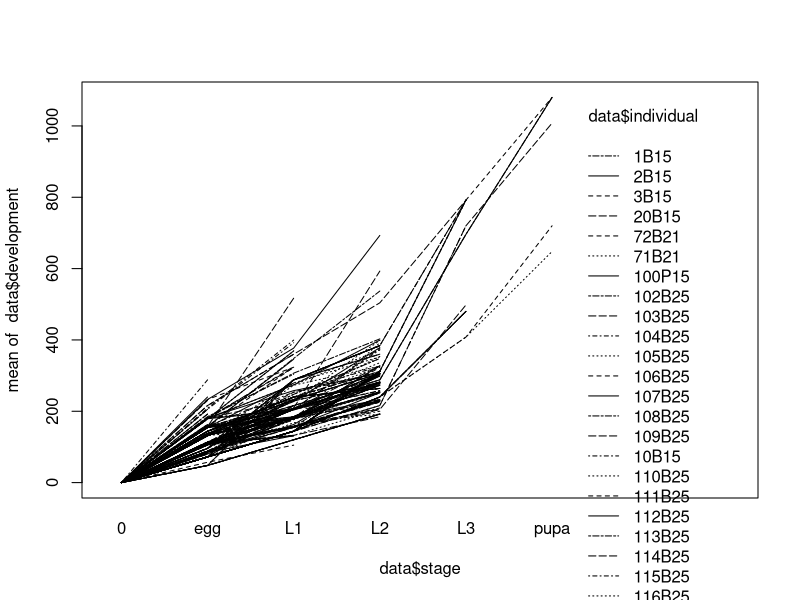
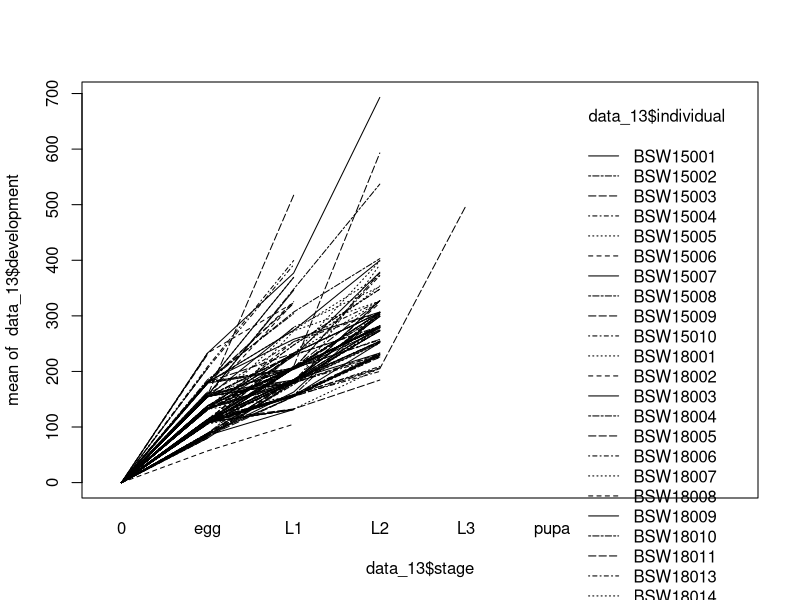
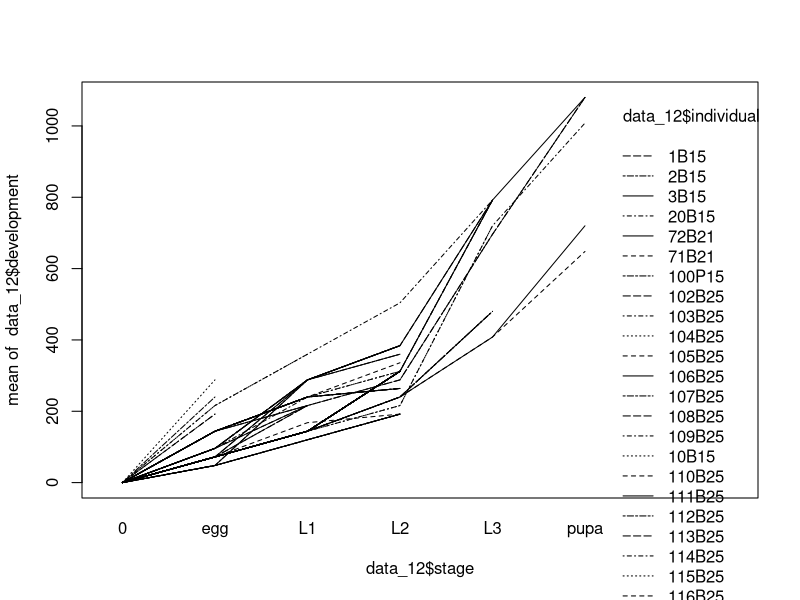
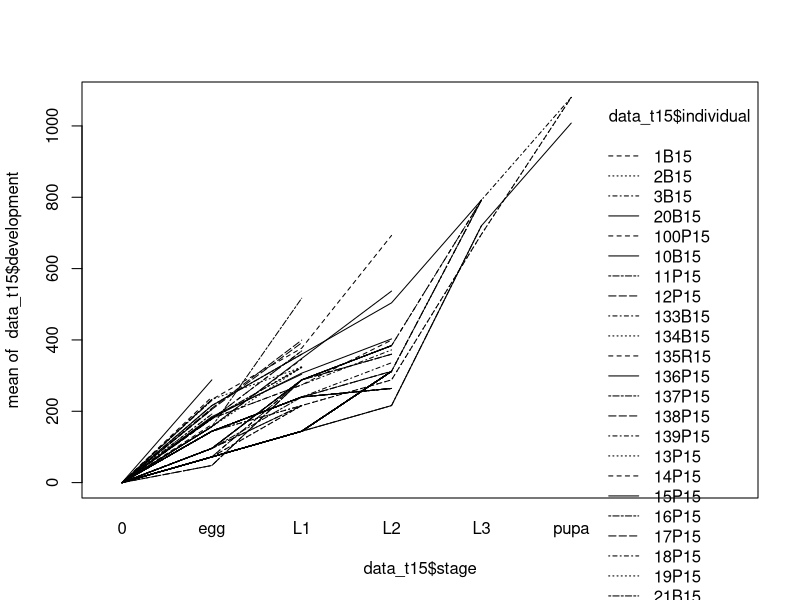
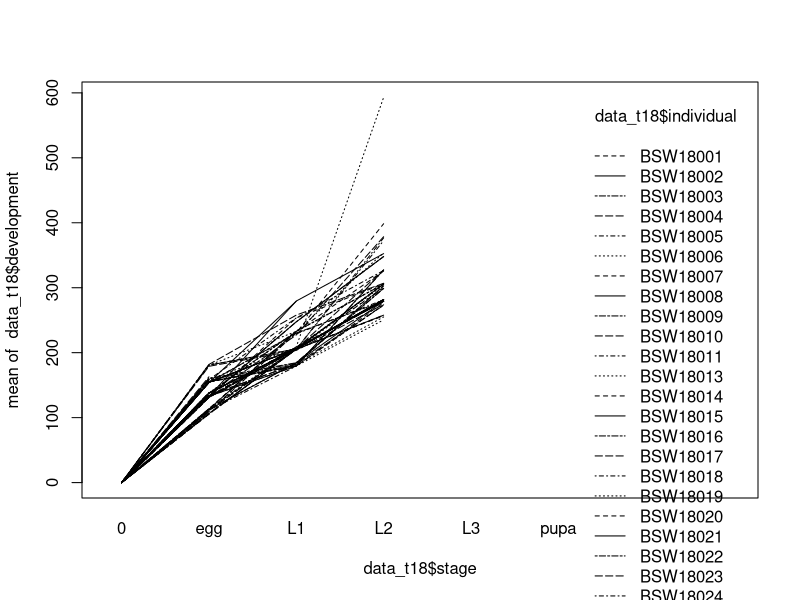
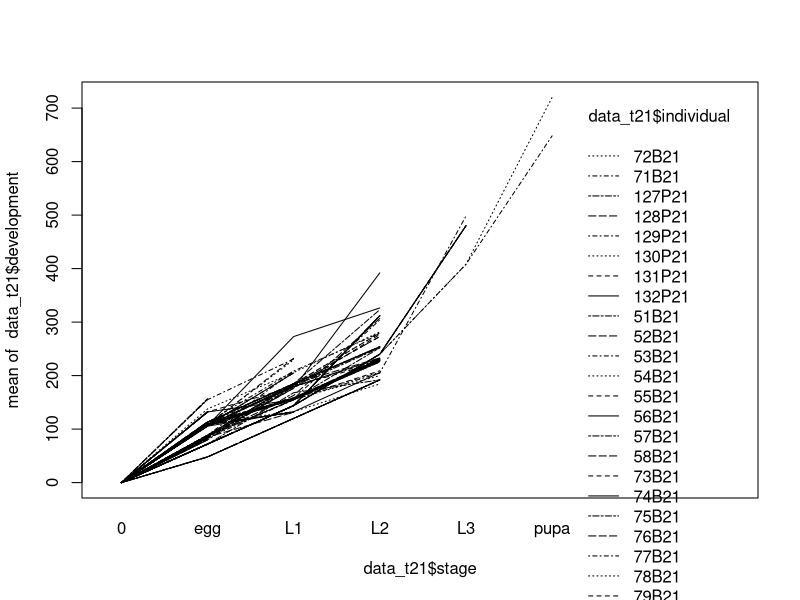

Recreate these plots in R, in order. (Note: this script raises an error after producing the figures.)
rm(list = ls())
data = read.csv("Data/cholevinae_full_interaction.csv", header=TRUE, sep = ";")
head(data)
summary(data)
class(data$DT_egg)
class (data$temp)


data_12 = data [data$year=="2012",] # data for 2012
data_13 = data [data$year=="2013",] # data for 2013
data_t15 = data [data$temp=="15",] # data for 15°C
data_t18 = data [data$temp=="18",] # data for 18°C
data_t21 = data [data$temp=="21",] # data for 21°C
data_t25 = data [data$temp=="25",] # data for 25°C
data_t28 = data [data$temp=="28",] # data for 28°C


# interaction plot of individual growth rate
interaction.plot (data$stage, data$individual, data$development)
interaction.plot (data_13$stage, data_13$individual, data_13$development)
interaction.plot (data_12$stage, data_12$individual, data_12$development)
interaction.plot (data_t15$stage, data_t15$individual, data_t15$development)
interaction.plot (data_t18$stage, data_t18$individual, data_t18$development)
interaction.plot (data_t21$stage, data_t21$individual, data_t21$development)
#not enough data for those:
interaction.plot (data_t25$stage, data_13$individual, data_t25$development) 
interaction.plot (data_t28$stage, data_t28$individual, data_t28$development)

#plot of individual growth rate
plot (data$development, data$stage, type="p")
plot (data$development, data$temp)
plot (data$DT~data$r)
